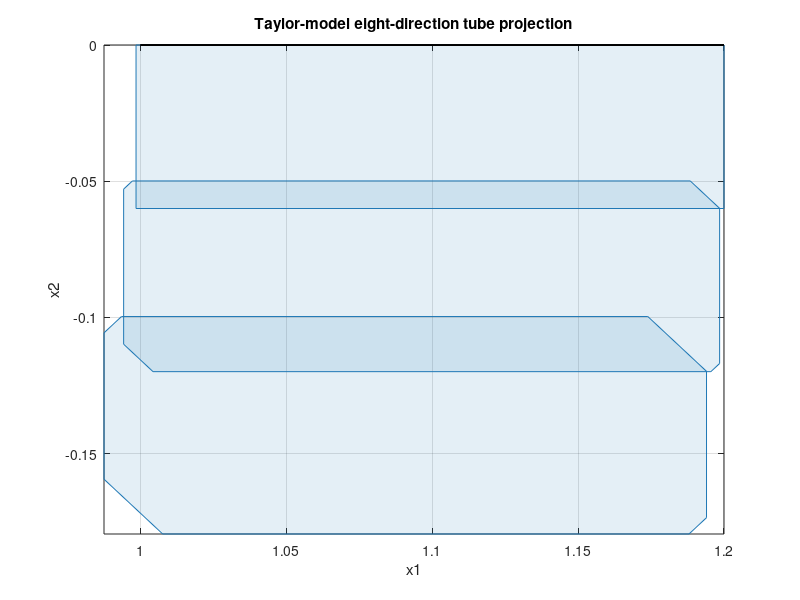

This chart was generated by the following MATLAB code:
% Eight-direction Taylor-model supports; vertices are display-only.
% Generated script; MATLAB execution not established by this file.
figure('Color','w'); hold on; box on; grid on;
patch([0.99849991210773403 1.2000004003922664 1.2000004003922664 0.99849991210773403], [-0.060000020020863319 -0.060000020020863319 2.5004395863281272e-05 2.5004395863281272e-05], [0.12 0.47 0.71], 'FaceAlpha', 0.12, 'EdgeColor', [0.12 0.47 0.71]);
patch([0.99725327977464229 0.99425328029547622 0.99425328029547622 1.0043240823788095 1.1955019781680662 1.1985019776472325 1.1985019776472325 1.1884311755638994], [-0.049879207743470447 -0.052879207222636518 -0.10982927716829208 -0.11990007925162542 -0.11990007925162542 -0.11690007977245913 -0.059950009826803555 -0.049879207743470447], [0.12 0.47 0.71], 'FaceAlpha', 0.12, 'EdgeColor', [0.12 0.47 0.71]);
patch([0.99351402820051249 0.98752152924087755 0.98752152924087755 1.0076379564023361 1.188015427700176 1.1940079266598116 1.1940079266598116 1.1738914994983531], [-0.099658733141101186 -0.10565123210073614 -0.1593840267911816 -0.17950045395264005 -0.17950045395264005 -0.17350795499300445 -0.11977516030255962 -0.099658733141101186], [0.12 0.47 0.71], 'FaceAlpha', 0.12, 'EdgeColor', [0.12 0.47 0.71]);
plot([1 1.2 1.2 1 1], [0 0 0 0 0], 'k-', 'LineWidth', 1.3);
xlabel('x1');
ylabel('x2');
title('Taylor-model eight-direction tube projection');
axis tight;
